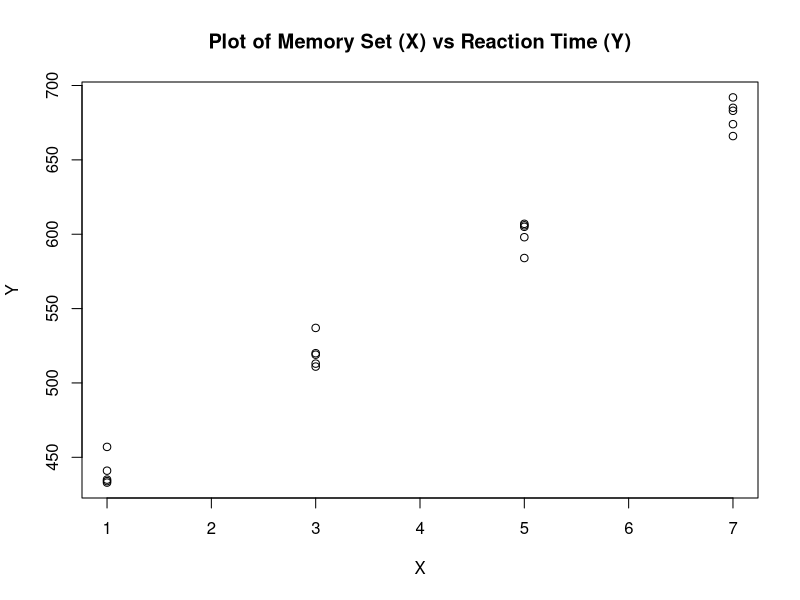

The R source for this figure: (Note: this script raises an error after producing the figure.)
# Regression Example: Memory Set and Reaction time
# We first arrange the data into the Predictors (X) and Regressor (Y)
# In this example the predictors are the sizes of the memory set and
# the regressors are the reaction time of the participants.
X=c(1,1,1,1,1,3,3,3,3,3,5,5,5,5,5,7,7,7,7,7)
Y=c(433,435,434,441,457,519,511,513,520,537,598,584,606,
605,607, 666,674,683,685,692)

# We now get a summary of simple statistics for the data
Mean=sapply(data, mean)
#Std_Dev=sapply(data, sd)
r=cor(X,Y)

# We now plot the points and the regression line and SAVE as a pdf
# Make sure to add the PATH to the location where the plot is to be saved
pdf('C:\\Users\\ryan.gatchalian\\Documents\\exercises\\PROG - R Programming\\R Companion for Experimental Psychology\\Chapter 02 - Simple Regression Analysis\\reg_plot.pdf')
plot(X,Y,main="Plot of Memory Set (X) vs Reaction Time (Y)")
reg.line(reg1)
dev.off()

# We now perform the regression analysis on the data
reg1=lm(Y~X)

# We now perform an ANOVA on the data
aov1=aov(Y~X)

# We now print the data and all the results
print(data)
print(Mean)
#print(Std_Dev)
print(r)
summary(reg1)
summary(aov1)
